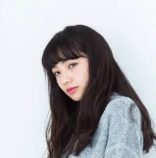
#> input picture Python骚操作/16. 裁剪图片/original.png, 156 x 158 px
$ python 'crop pic.py'
#> lines starting #> are read from the running program, lines starting #| are printed output that depends on the picture
from PIL import Image

# 读取图片
im = Image.open('original.png')
#> im is the input picture: PIL image 156x158 RGBA; mean R, G, B, A 173.7, 173.8, 177.7, 255
# 宽高各除 3，获取裁剪后的单张图片大小
width = im.size[0] // 3
#> width = 52
height = im.size[1] // 3
#> height = 52
# 裁剪图片的左上角坐标
start_x = 0
start_y = 0
# 用于给图片命名
im_name = 1
# 循环裁剪图片
for i in range(3):
    for j in range(3):
        # 裁剪图片并保存
        crop = im.crop((start_x, start_y, start_x + width, start_y + height))
        crop.save(str(im_name) + '.png')
        # 将左上角坐标的 x 轴向右移动
        start_x += width
        im_name += 1
    # 当第一行裁剪完后 x 继续从 0 开始裁剪
    start_x = 0
    # 裁剪第二行
    start_y += height
#> this loop made 3 passes
#> pass 1, `crop.save(str(im_name) + '.png')`:
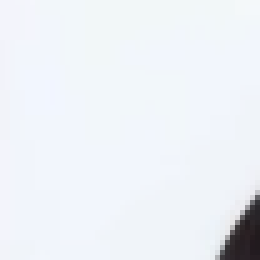
#> saved as 1.png: PIL image 52x52 RGBA (shown 5 times larger); mean R, G, B, A 236.7, 240.4, 245.4, 255
#> pass 1, `crop.save(str(im_name) + '.png')`:
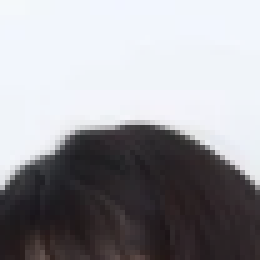
#> saved as 2.png: PIL image 52x52 RGBA (shown 5 times larger); mean R, G, B, A 154.8, 154.1, 158.3, 255
#> pass 1, `crop.save(str(im_name) + '.png')`:
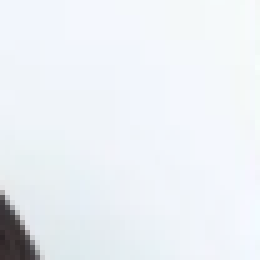
#> saved as 3.png: PIL image 52x52 RGBA (shown 5 times larger); mean R, G, B, A 235.7, 240, 244.5, 255
#> pass 2, `crop.save(str(im_name) + '.png')`:
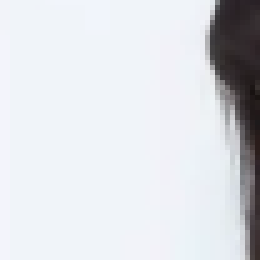
#> saved as 4.png: PIL image 52x52 RGBA (shown 5 times larger); mean R, G, B, A 218.6, 221, 225.8, 255
#> after the loop:
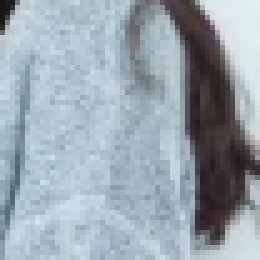
#> crop: PIL image 52x52 RGBA (shown 5 times larger); mean R, G, B, A 154.2, 166.2, 175.5, 255
#> after the loop, im_name = 10; start_y = 156

$ run again, with Python骚操作/16. 裁剪图片/2.png copied over Python骚操作/16. 裁剪图片/original.png
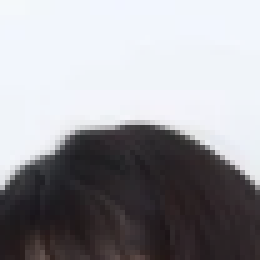
#> input picture Python骚操作/16. 裁剪图片/2.png, 52 x 52 px (shown 5 times larger)
#> im is the input picture: PIL image 52x52 RGBA; mean R, G, B, A 154.8, 154.1, 158.3, 255
#> the loop `for i in range(3):` made 3 passes
#> pass 1, `crop.save(str(im_name) + '.png')`:
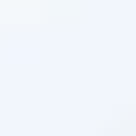
#> saved as 1.png: PIL image 17x17 RGBA (shown 8 times larger); mean R, G, B, A 242.1, 246.1, 251.7, 255
#> after the loop `for i in range(3):`:
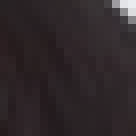
#> crop: PIL image 17x17 RGBA (shown 8 times larger); mean R, G, B, A 47.9, 39.9, 42.4, 255
#> after the loop `for i in range(3):`: im_name = 10; start_y = 51

$ run again, with Python骚操作/16. 裁剪图片/5.png copied over Python骚操作/16. 裁剪图片/original.png
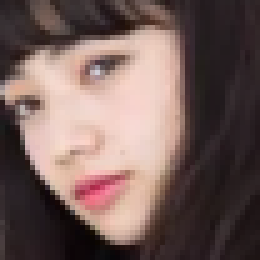
#> input picture Python骚操作/16. 裁剪图片/5.png, 52 x 52 px (shown 5 times larger)
#> im is the input picture: PIL image 52x52 RGBA; mean R, G, B, A 116, 94.6, 90.5, 255
#> the loop `for i in range(3):` made 3 passes
#> pass 1, `crop.save(str(im_name) + '.png')`:
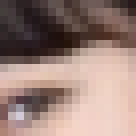
#> saved as 2.png: PIL image 17x17 RGBA (shown 8 times larger); mean R, G, B, A 153, 127.9, 120.1, 255
#> after the loop `for i in range(3):`:
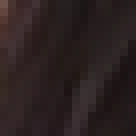
#> crop: PIL image 17x17 RGBA (shown 8 times larger); mean R, G, B, A 43.9, 32.4, 32.9, 255
#> after the loop `for i in range(3):`: im_name = 10; start_y = 51

$ run again, with Python骚操作/16. 裁剪图片/6.png copied over Python骚操作/16. 裁剪图片/original.png
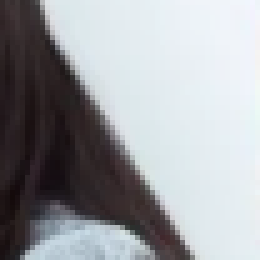
#> input picture Python骚操作/16. 裁剪图片/6.png, 52 x 52 px (shown 5 times larger)
#> im is the input picture: PIL image 52x52 RGBA; mean R, G, B, A 157.5, 159.6, 163.2, 255
#> the loop `for i in range(3):` made 3 passes
#> pass 1, `crop.save(str(im_name) + '.png')`:
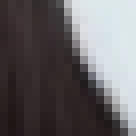
#> saved as 1.png: PIL image 17x17 RGBA (shown 8 times larger); mean R, G, B, A 102.2, 98.9, 100.8, 255
#> after the loop `for i in range(3):`:
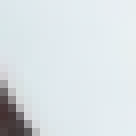
#> crop: PIL image 17x17 RGBA (shown 8 times larger); mean R, G, B, A 217.4, 224.6, 228.1, 255
#> after the loop `for i in range(3):`: im_name = 10; start_y = 51
